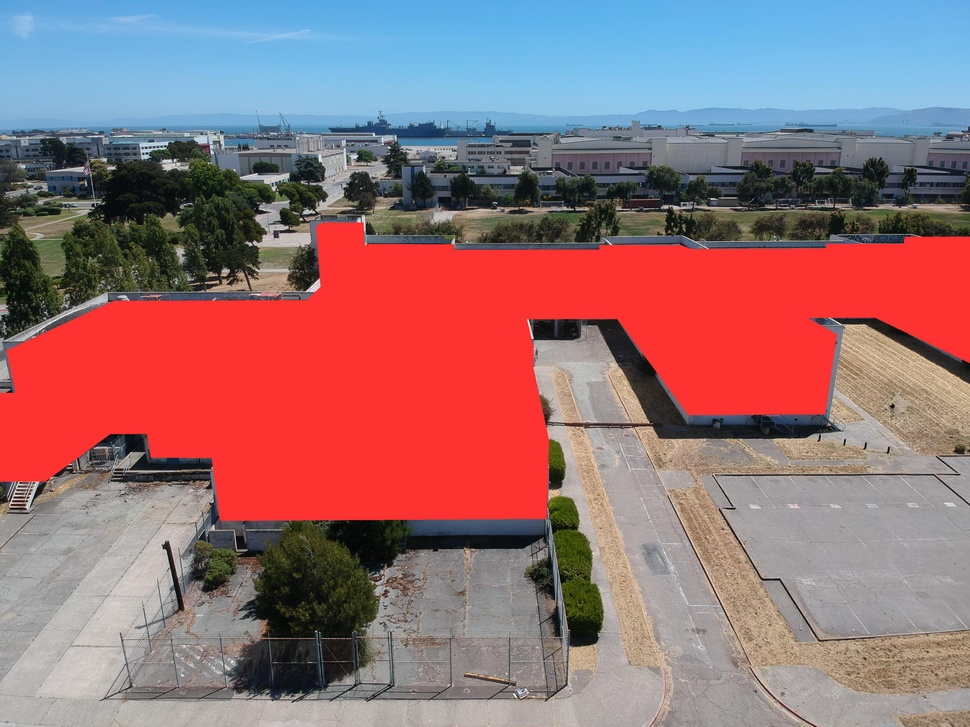
#> input picture image_processing/test_images/DJI_0140.JPG, 970 x 727 px, shrunk from 3968 x 2976 before the run, given in place of DJI_0488.JPG, which was not available
$ jupyter execute --allow-errors window-olympic.ipynb   (shell and % lines are left out)   (text cells are left out)
#> lines starting #> are read from the running program, lines starting #| are printed output that depends on the picture; pictures that were not available may be replaced by others from this repository, and a replacement may not be noted
### image_processing/contour_extraction.py
import cv2
import numpy as np
from shapely import geometry
import image_processing.utils
import matplotlib.pyplot as plt

"""Loads a list of contours from a file."""
# [23 lines left out: function load_contours, not called in this run]

"""Computes a list of contours and writes to a file."""
# [21 lines left out: function extract_contours_to_file, not called in this run]

"""Extracts a set of contours from an image file, as a list."""
def extract_contours(image_file):
    image = cv2.imread(image_file)
    im_bw = 255 - cv2.cvtColor(image, cv2.COLOR_RGB2GRAY)
    (thresh, binarized_im) = cv2.threshold(im_bw, 40.0, 255.0, 0)
    contours, hierarchy = cv2.findContours(binarized_im, cv2.RETR_TREE, cv2.CHAIN_APPROX_SIMPLE)
    contour_list = [[[pixel[0][0], pixel[0][1]] for pixel in contour] for contour in contours]
    return contour_list

### image_processing/utils.py
import numpy as np
from shapely import geometry
import sys
import os
sys.path.append(os.path.dirname(os.path.dirname(os.path.abspath(__file__))))
import image_processing.camera_processing as cp
from PIL import Image

"""Loads an image using Pillow. Will return an RGBA version of the image."""
# [4 lines left out: function load_image, not called in this run]

"""Saves an image to the specified output directory, with a specified filename. Will add a .png extension regardless of the given extension."""
# [4 lines left out: function save_image, not called in this run]

"""Checks if a given point is located within a given polygon."""
def point_within_polygon(point, polygon):
    return polygon.contains(point)

"""Calculates the average projective distance of a facade. Used to compare the distance of facades to the camera."""
# [11 lines left out: function compute_average_projective_distance, not called in this run]


"""Projects a set of points onto a camera image."""
# [12 lines left out: function project_points, not called in this run]

"""Projects a set of facades onto a camera image."""
# [9 lines left out: function get_projected_facades, not called in this run]

"""Creates a list of shapely polygons from a list of lists of points."""
def convert_polygons_shapely(polygons):
    shapely_polys = []
    for polygon in polygons:
        shp_polygon = geometry.Polygon([p for p in polygon])
        shapely_polys.append(shp_polygon)
    return shapely_polys

"""Creates a dictionary mapping filenames to Camera classes (see camera_processing.py)"""
# [7 lines left out: function create_camera_dict, not called in this run]

### Example_Notebooks/window-olympic.ipynb
[cell 1]
from matplotlib.path import Path
import numpy as np
import matplotlib.pyplot as plt
import cv2
import shapely
from PIL import Image
import argparse
import os, sys
sys.path.append(os.path.dirname(os.getcwd()))
import polygon_primitives.file_writer as fw

from image_processing import extract_window_wall_ratio, utils, contour_extraction
from scipy.spatial import Delaunay

[cell 2]
#Example file
filename = "DJI_0488.JPG"

directory = "/Users/akprakash/Programming/autobfe/olympic/"
facade_file = directory+ "olympic_merged_polygons.txt"

image_dir = directory + "olympic_rgb/images/"
param_dir = directory + "params/"
predictions_dir = directory + "olympic_rgb/probs/"
predictions_dir2 = directory + "olympic_rgb/probs2/"

#> (the rest of this cell did not finish here and is left out)

[cell 3]
image_file = image_dir + filename

image = cv2.imread(image_file)
#> image is the input picture: shape (727, 970, 3); mean B, G, R 117.6, 112.9, 151.1
plt.imshow(image)
plt.show()

[cell 4]
window_file = predictions_dir + filename.split(".")[0] +".png"

print("Window predictions: ")
pred_image = cv2.imread(window_file)
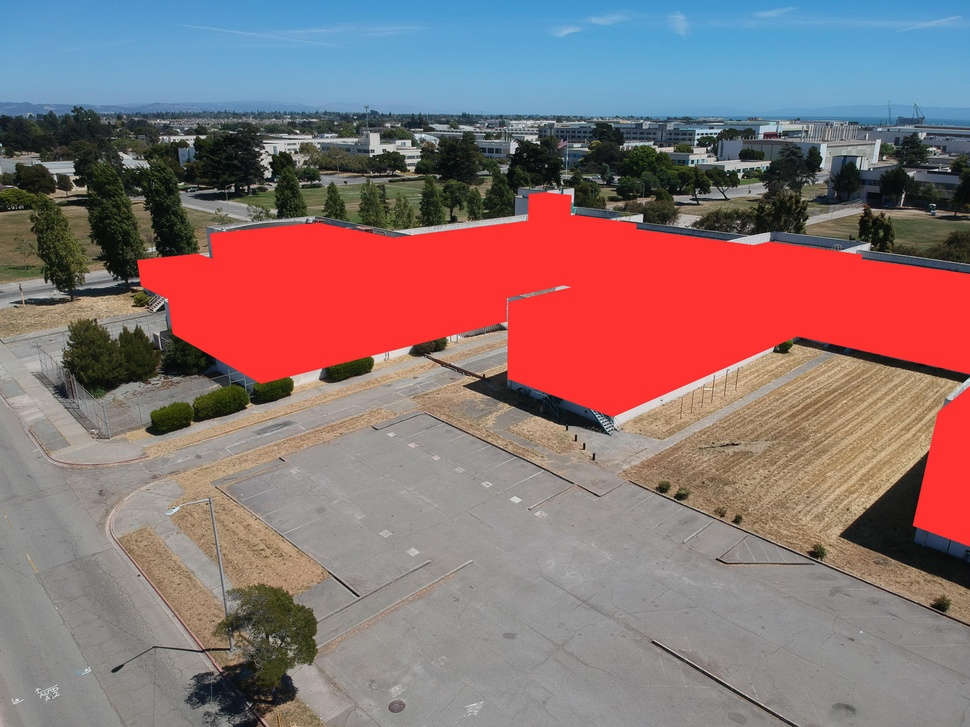
#> input picture image_processing/test_images/DJI_0190.JPG, 970 x 727 px, shrunk from 3968 x 2976 before the run, given in place of DJI_0488.png, which was not available
#> pred_image is the input picture: shape (727, 970, 3); mean B, G, R 115, 114.1, 139.2
plt.imshow(pred_image)
plt.show()
print(pred_image.shape)
#| (727, 970, 3)

[cell 5]
new_pred_image = []
for x in pred_image:
    new_y = []
    for y in x:
        if not np.array_equal(y, np.array([84, 1, 68])):
            new_y.append(np.array([89, 0, 237]))
        else:
            new_y.append(np.array([236, 237, 237]))
    new_pred_image.append(np.array(new_y))
#> after the loop, new_pred_image = 727 items

[cell 6]
pred_image2 = np.array(new_pred_image, dtype='uint8')
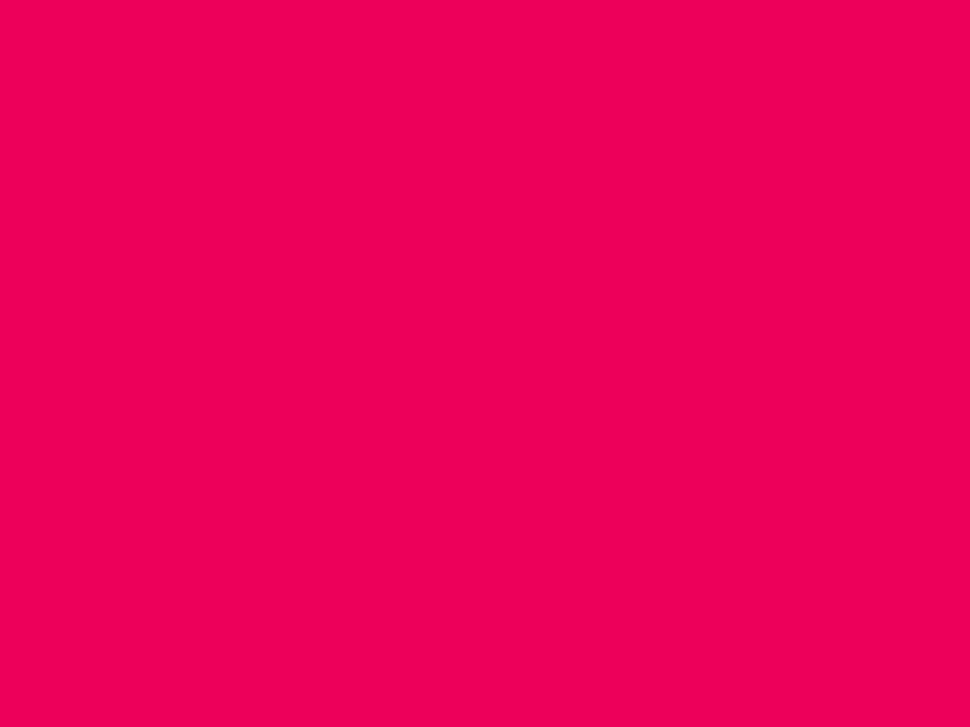
#> pred_image2: shape (727, 970, 3); mean of channels 0, 1, 2 89, 0, 237; drawn as B, G, R

from PIL import Image
im = Image.fromarray(pred_image2)
plt.imshow(im)
im.save(predictions_dir2+filename.split(".")[0] +".png")

[cell 7]
window_file = predictions_dir2 + filename.split(".")[0] +".png"

print("Window predictions: ")
image = cv2.imread(window_file)
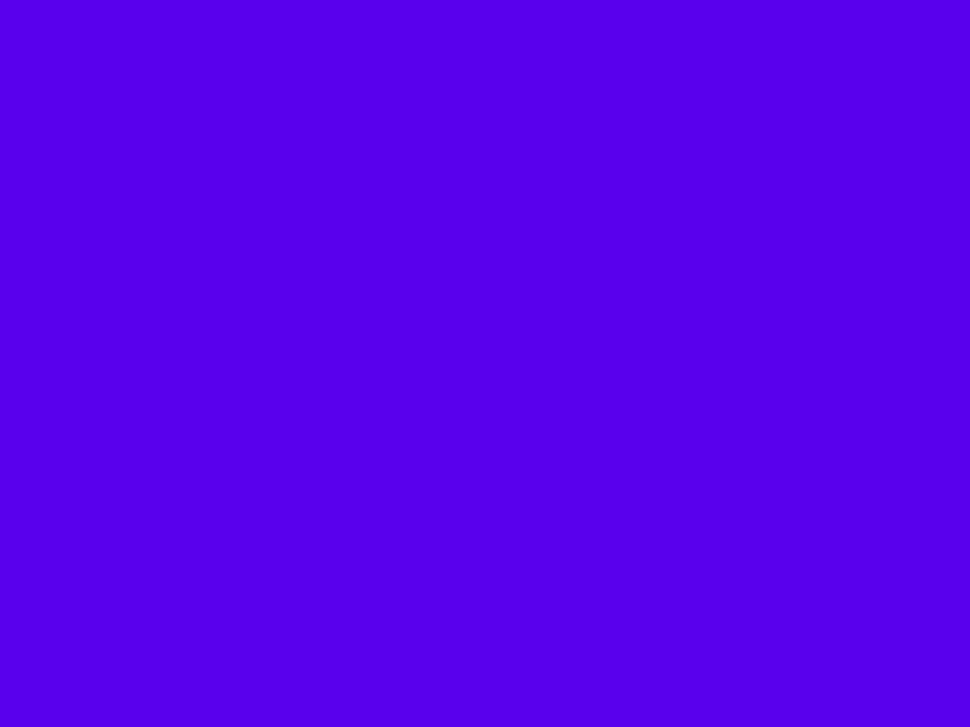
#> image: shape (727, 970, 3); mean B, G, R 237, 0, 89
plt.imshow(image)
plt.show()

#Extract the contours of the window file
contours = contour_extraction.extract_contours(window_file)
#> in extract_contours, `im_bw = 255 - cv2.cvtColor(image, cv2.COLOR_RGB2GRAY)`: im_bw: shape (727, 970); every value is 174
#> in extract_contours, `(thresh, binarized_im) = cv2.threshold(im_bw, 40.0, 255.0, 0)`: binarized_im: shape (727, 970); every value is 255
#> in extract_contours, `contours, hierarchy = cv2.findContours(binarized_im, cv2.RETR_TREE, cv..`: contours = [[[0, 0], [0, 726], [969, 726], [969, 0]]]
#> contours = [[[0, 0], [0, 726], [969, 726], [969, 0]]]

#Create polygons from the window contours
window_polygons = utils.convert_polygons_shapely(contours)
#> the loop in convert_polygons_shapely, `for polygon in polygons:` made 1 pass
#> polygon on pass 1: [[0, 0], [0, 726], [969, 726], [969, 0]]
#> after the loop in convert_polygons_shapely, `for polygon in polygons:`: shapely_polys = 1 item
#> window_polygons = 1 item


def plot_shapely_polys(image_file, polys):
    for poly in polys:
        s = poly
        s = poly.simplify(0.1, preserve_topology=True)
        x,y = s.exterior.xy
        plt.plot(x,y)
#> this loop made 1 pass
    plt.show()
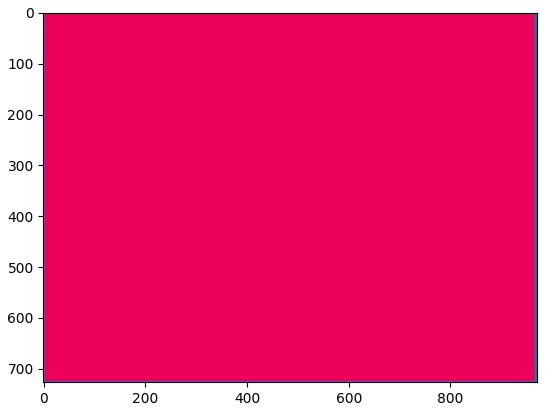
#> figure drawn by matplotlib, 1 panel; B, G, R data is drawn as R, G, B

print("Extracted contours: ")
plt.imshow(image)
plot_shapely_polys(window_file, window_polygons)

#> (a cell that did not finish here is left out)

[cell 9]
window_total_area = 0
for window in window_polygons:
    window_total_area+=window.area
#> this loop made 1 pass
#> window_total_area on pass 1: 703494
#> after the loop, window_total_area = 703494
facade_total_area = 0
#> (the rest of this cell did not finish here and is left out)

#> (a cell that did not finish here is left out)

[cell 11]
i = 0
#> (the rest of this cell did not finish here and is left out)

[cell 12]
image_file = image_dir + filename

image = cv2.imread(image_file)

cv2.rectangle(image,(0,0),(2000,2000),(255,0,0),-1)
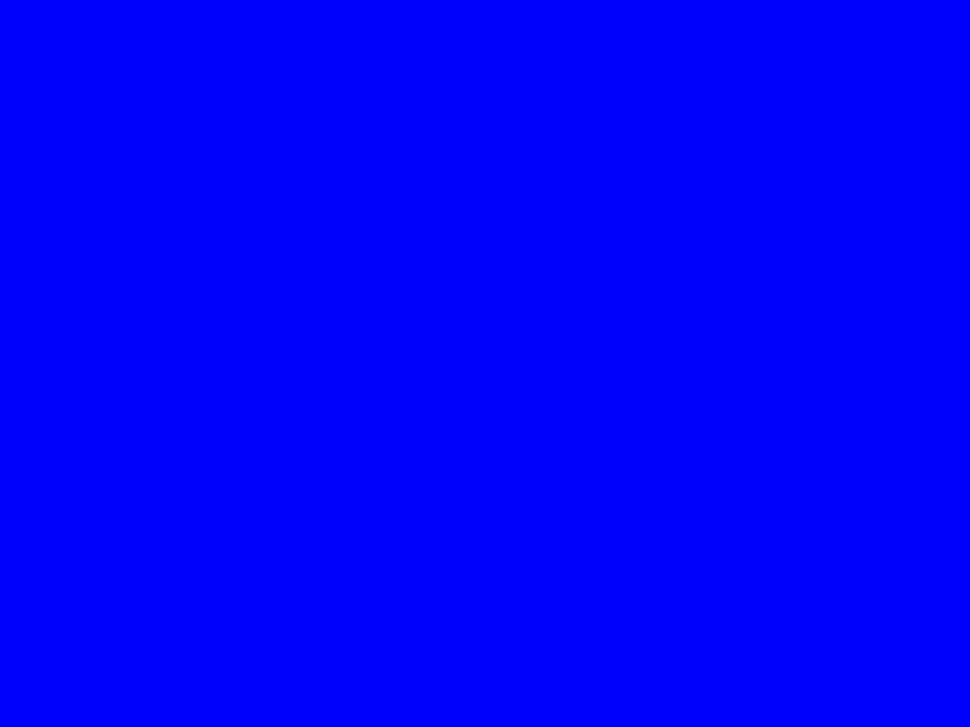
#> image: shape (727, 970, 3); mean B, G, R 255, 0, 0

cv2.imwrite("my.png",image)
image = cv2.imread("my.png")
# cv2.imshow("lalala", img)
# k = cv2.waitKey(0) # 0==wait forever
